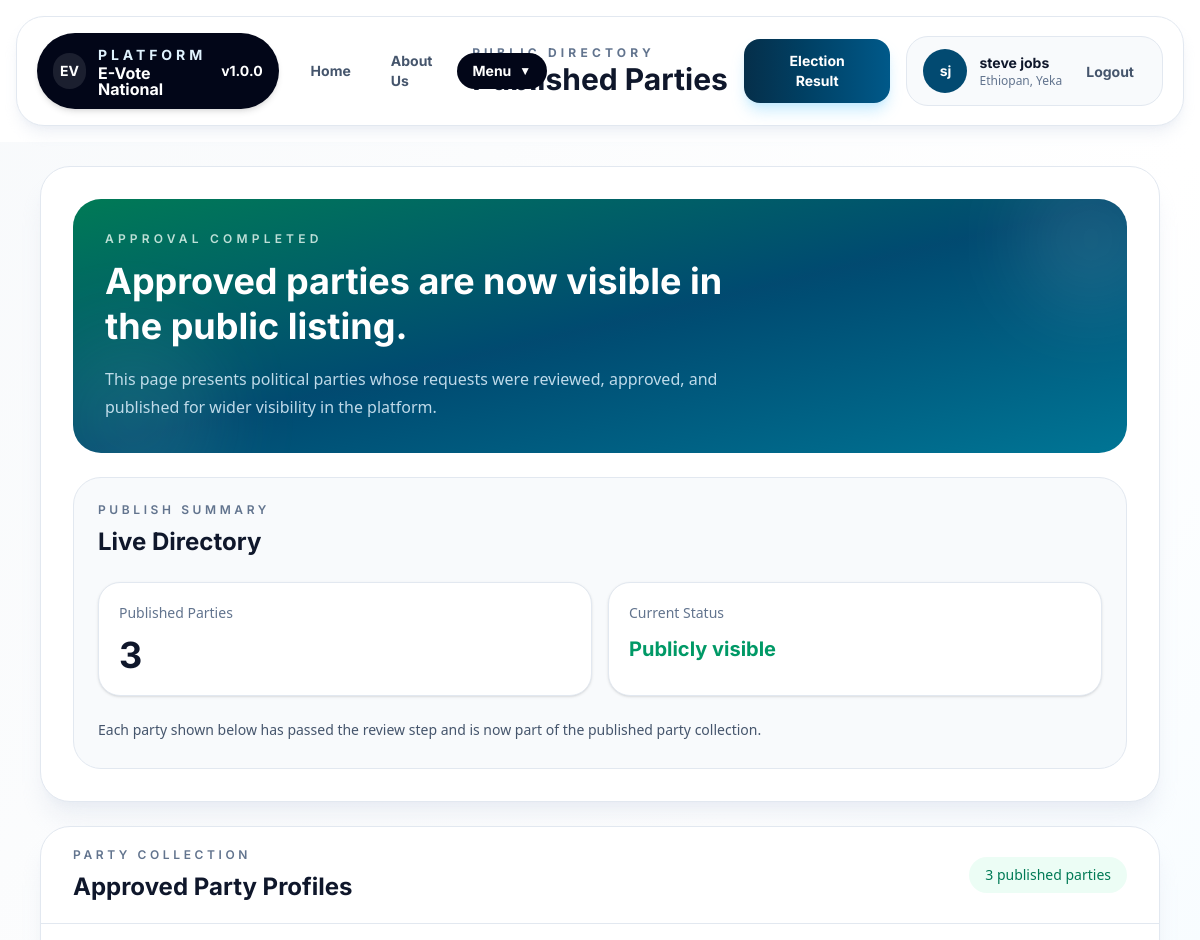
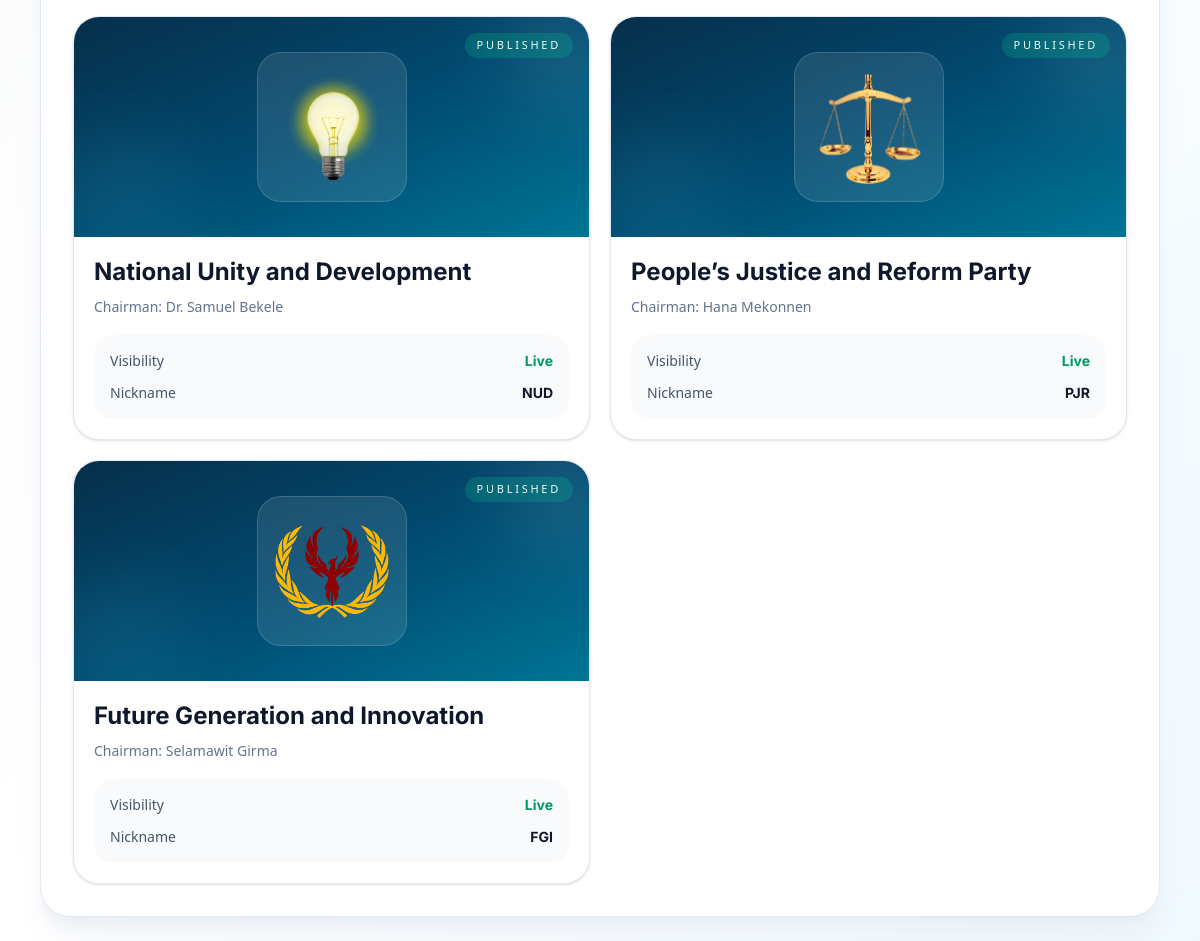
Screenshot of /post_party (signed in) with the database file from the repository (2 pictures, top to bottom).
### public/models.py (models this page shows, shortened)
class Comptition_Request_model (models.Model):
    user = models.ForeignKey (User, on_delete=models.CASCADE, related_name="party_requests")
    PENDING = 'pending'
    APPROVED = 'approved'
    PUBLISH = 'publish'
    UNPUBLISH = 'unpublish'
    status = models.CharField (max_length=20, choices=[
        (PENDING, 'pending'),
        (APPROVED, 'approved')
    ],
        default=PENDING
    )
    publish_status = models.CharField (max_length=20, choices=[
        (PUBLISH, 'publish'),
        (UNPUBLISH, 'unpublish')
    ],
        default=UNPUBLISH
    )
    user = models.ForeignKey (User, on_delete=models.CASCADE)
    party_nik_name = models.CharField (max_length=5)
    party_FullName = models.CharField (max_length=55)
    party_chairman_name = models.CharField (max_length=20)
    want_lead = models.CharField (max_length=55 ,choices=PLACES_NAME)
    party_discription = models.TextField ()
    party_info_PDF = models.FileField (upload_to='Parties/PDF/')
    party_logo = models.ImageField (upload_to='Parties_logo/')
    party_logo_url = models.URLField (blank=True, null=True)
    slug = models.SlugField (unique=True, null=True, blank=True)

### public/views.py (the view)
@login_required (login_url='/signup/')
def party_publish (request):
    post_status = Comptition_Request_model.objects.filter(
        status = Comptition_Request_model.APPROVED,
        publish_status = Comptition_Request_model.PUBLISH
    )
    context = {
        'data' : post_status
    }
    return render (request, 'public/Pages/Party publish/Party_publish.html', context)

### project/context_processors.py (called while the page is built)
def app_version(request):
    return {
        "APP_VERSION": settings.APP_VERSION
    }

### templates/public/Pages/Party publish/Party_publish.html (shortened to what this page needs)
{% extends "public/base.html" %}
{% load static %}
{% block NavCenter %}
<div class="flex items-center gap-4 text-slate-900">
    <div class="inter_Bold">
        <p class="text-xs uppercase tracking-[0.35em] text-slate-500">Public Directory</p>
        <p class="text-3xl">Published Parties</p>
    </div>
</div>
{% endblock %}
{% block content %}
<div class="min-h-[90vh] bg-linear-to-br from-slate-50 via-white to-sky-50 px-4 py-6 md:px-8 lg:px-10">
    <div class="mx-auto flex max-w-7xl flex-col gap-6">
        <section class="overflow-hidden rounded-[30px] border border-slate-200 bg-white shadow-xl shadow-slate-200/60">
            <div class="grid gap-6 p-6 md:p-8 xl:grid-cols-[minmax(0,1.15fr)_minmax(320px,0.85fr)]">
                <div class="relative overflow-hidden rounded-[28px] bg-linear-to-br from-emerald-700 via-sky-900 to-cyan-700 p-6 text-white md:p-8">
                    <div class="absolute right-[-36px] top-[-32px] h-36 w-36 rounded-full bg-white/10 blur-2xl"></div>
                    <div class="absolute bottom-[-54px] left-[-28px] h-44 w-44 rounded-full bg-emerald-200/10 blur-2xl"></div>
                    <div class="relative">
                        <p class="inter_SemiBold text-xs uppercase tracking-[0.35em] text-emerald-50/80">Approval Completed</p>
                        <h1 class="inter_Bold mt-3 max-w-2xl text-3xl leading-tight md:text-4xl">
                            Approved parties are now visible in the public listing.
                        </h1>
                        <p class="mt-4 max-w-2xl text-sm leading-7 text-sky-100/85 md:text-base">
                            This page presents political parties whose requests were reviewed, approved, and published for wider visibility in the platform.
                        </p>
                    </div>
                </div>
                <div class="rounded-[28px] border border-slate-200 bg-slate-50 p-6">
                    <p class="inter_SemiBold text-xs uppercase tracking-[0.3em] text-slate-500">Publish Summary</p>
                    <h2 class="inter_Bold mt-2 text-2xl text-slate-900">Live Directory</h2>
                    <div class="mt-6 grid gap-4 sm:grid-cols-2 xl:grid-cols-1">
                        <div class="rounded-[22px] border border-slate-200 bg-white p-5 shadow-sm">
                            <p class="text-sm text-slate-500">Published Parties</p>
                            <p class="inter_Bold mt-3 text-4xl text-slate-900">{{ data|length }}</p>
                        </div>
                        <div class="rounded-[22px] border border-slate-200 bg-white p-5 shadow-sm">
                            <p class="text-sm text-slate-500">Current Status</p>
                            <p class="inter_Bold mt-3 text-xl text-emerald-600">
                                {% if data %}
                                    Publicly visible
                                {% else %}
                                    Waiting for publication
                                {% endif %}
                            </p>
                        </div>
                    </div>
                    <p class="mt-5 text-sm leading-7 text-slate-600">
                        Each party shown below has passed the review step and is now part of the published party collection.
                    </p>
                </div>
            </div>
        </section>
        <section class="overflow-hidden rounded-[30px] border border-slate-200 bg-white shadow-xl shadow-slate-200/60">
            <div class="flex flex-col gap-3 border-b border-slate-200 px-6 py-5 md:px-8 lg:flex-row lg:items-center lg:justify-between">
                <div>
                    <p class="inter_SemiBold text-xs uppercase tracking-[0.3em] text-slate-500">Party Collection</p>
                    <h2 class="inter_Bold mt-2 text-2xl text-slate-900">Approved Party Profiles</h2>
                </div>
                <div class="rounded-full bg-emerald-50 px-4 py-2 text-sm text-emerald-700">
                    {{ data|length }} published part{{ data|length|pluralize:"y,ies" }}
                </div>
            </div>
            <div class="p-4 md:p-6 lg:p-8">
                {% if data %}
                    <div class="grid gap-5 sm:grid-cols-2 xl:grid-cols-3 2xl:grid-cols-4">
                        {% for datas in data %}
                            <article class="group flex h-full flex-col overflow-hidden rounded-[26px] border border-slate-200 bg-white shadow-sm transition duration-300 hover:-translate-y-1 hover:shadow-xl hover:shadow-slate-200/80">
                                <div class="relative flex min-h-[220px] items-center justify-center overflow-hidden bg-linear-to-br from-sky-950 via-sky-900 to-cyan-700 p-6">
                                    <div class="absolute right-[-30px] top-[-24px] h-28 w-28 rounded-full bg-white/10 blur-2xl"></div>
                                    <div class="absolute bottom-[-32px] left-[-18px] h-32 w-32 rounded-full bg-cyan-300/10 blur-2xl"></div>
                                    <div class="relative flex h-[150px] w-[150px] items-center justify-center rounded-[24px] border border-white/15 bg-white/10 p-4 backdrop-blur-sm">
                                        <img class="max-h-full w-auto object-contain" src="{{ datas.party_logo.url }}" alt="{{ datas.party_FullName }} logo">
                                    </div>
                                    <div class="absolute right-4 top-4 rounded-full bg-emerald-400/20 px-3 py-1 text-[11px] uppercase tracking-[0.25em] text-emerald-50">
                                        Published
                                    </div>
                                </div>
                                <div class="flex flex-1 flex-col gap-4 p-5">
                                    <div>
                                        <p class="inter_Bold text-2xl leading-tight text-slate-900">{{ datas.party_FullName }}</p>
                                        <p class="mt-2 text-sm leading-6 text-slate-500">Chairman: {{ datas.party_chairman_name }}</p>
                                    </div>
                                    <div class="grid gap-3 rounded-[20px] bg-slate-50 p-4 text-sm text-slate-600">
                                        <div class="flex items-center justify-between gap-3">
                                            <span>Visibility</span>
                                            <span class="inter_Bold text-emerald-600">Live</span>
                                        </div>
                                        {% if datas.party_nik_name %}
                                            <div class="flex items-center justify-between gap-3">
                                                <span>Nickname</span>
                                                <span class="inter_Bold text-slate-900">{{ datas.party_nik_name }}</span>
                                            </div>
                                        {% endif %}
                                    </div>
                                </div>
                            </article>
                        {% endfor %}
                    </div>
                {% endif %}
            </div>
        </section>
    </div>
</div>
{% endblock %}

### templates/public/base.html (shortened to what this page needs)
{% load static %}
<!DOCTYPE html>
<html lang="en">
<head>
    <link href="{% static 'src/output.css' %}" rel="stylesheet">
    <link rel="stylesheet" href="{% static 'Design/Font/fonts.css' %}">
</head>
<body>
    {% block navbar %}
        <div class="sticky top-0 z-40 w-full bg-white/92 px-4 py-4 backdrop-blur-md">
            <div class="mx-auto flex w-full max-w-[1600px] items-center justify-between gap-4 rounded-[28px] border border-slate-200 bg-white px-5 py-4 shadow-lg shadow-slate-200/60">
                <div class="flex min-w-0 flex-1 items-center gap-4">
                    <div class="flex items-center gap-3 rounded-full bg-slate-950 px-4 py-3 text-white shadow-md">
                        <div class="flex h-9 w-9 items-center justify-center rounded-full bg-white/10 text-sm inter_Bold">EV</div>
                        <div class="min-w-0">
                            <p class="inter_Bold text-sm uppercase tracking-[0.28em] text-sky-100">Platform</p>
                            <p class="inter_Bold text-base leading-none">E-Vote National</p>
                        </div>
                        <p class="inter_Bold text-sm">v{{ APP_VERSION }}</p>
                    </div>
                    <ul class="flex items-center gap-2 text-sm text-slate-600 inter_Bold">
                        <li>
                            <a href="{% url 'Index' %}" class="block rounded-full px-4 py-2 transition duration-300 hover:bg-slate-100 hover:text-slate-950">
                                Home
                            </a>
                        </li>
                        <li>
                            <a href="{% url 'Election' %}" class="block rounded-full px-4 py-2 transition duration-300 hover:bg-slate-100 hover:text-slate-950">
                                About Us
                            </a>
                        </li>
                        <li class="relative group">
                            <button class="flex items-center gap-2 rounded-full bg-slate-950 px-4 py-2 text-white transition duration-300 hover:bg-sky-900">
                                <span>Menu</span>
                                <span class="text-xs">▼</span>
                            </button>
                        </li>
                    </ul>
                </div>
                <div class="flex flex-shrink-0 items-center justify-center">
                    {% block NavCenter %}{% endblock %}
                </div>
                <div class="flex min-w-0 flex-1 items-center justify-end gap-4">
                    <div>
                        <button class="rounded-2xl bg-linear-to-r from-sky-950 to-sky-800 px-6 py-3 text-sm text-white inter_Bold shadow-lg shadow-sky-200/80 transition duration-300 hover:-translate-y-0.5 hover:shadow-xl">
                            Election Result
                        </button>
                    </div>
                    <div class="flex items-center gap-3 rounded-[22px] border border-slate-200 bg-slate-50 px-4 py-3">
                        {% if user.is_authenticated %}
                            <div class="flex h-11 w-11 items-center justify-center rounded-full bg-sky-900 text-sm text-white inter_Bold">
                                {{ request.user.first_name|default:"U"|slice:":1" }}{{ user.last_name|default:"N"|slice:":1" }}
                            </div>
                            <div class="min-w-0">
                                <p class="truncate inter_Bold text-sm text-slate-900">{{ request.user.first_name }} {{ user.last_name }}</p>
                                <p class="truncate text-xs text-slate-500">Ethiopan, Yeka</p>
                            </div>
                            <div>
                                <a href="{% url 'Logout' %}" class="rounded-full px-3 py-2 text-sm inter_Bold text-slate-600 transition duration-300 hover:bg-white hover:text-slate-950">
                                    Logout
                                </a>
                            </div>
                        {% else %}
                            <p class="inter_Bold text-sm text-slate-700">None Name</p>
                        {% endif %}
                    </div>
                </div>
            </div>
        </div>
    {% endblock %}
    {% block content %}{% endblock %}
</body>
</html>

### templates/public/base.html (style rules this page uses)
body { background: white; }

### rows the page displays
Comptition_Request_model: party_logo (picture), party_FullName "National Unity and Development", party_chairman_name "Dr. Samuel Bekele", party_nik_name "NUD"
Comptition_Request_model: party_logo (picture), party_FullName "People’s Justice and Reform Party", party_chairman_name "Hana Mekonnen", party_nik_name "PJR"
Comptition_Request_model: party_logo (picture), party_FullName "Future Generation and Innovation", party_chairman_name "Selamawit Girma", party_nik_name "FGI"

### other values shown
{{ APP_VERSION }} "1.0.0"
{{ request.user.first_name|default:"U"|slice:":1" }} "s"
{{ user.last_name|default:"N"|slice:":1" }} "j"
{{ request.user.first_name }} "steve"
{{ user.last_name }} "jobs"
{{ data|length }} "3"
